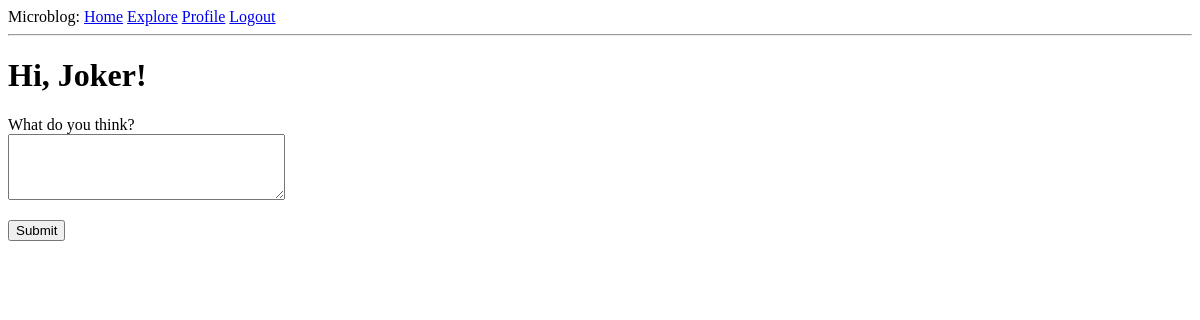
The page /index (signed in) on the database as committed earlier.
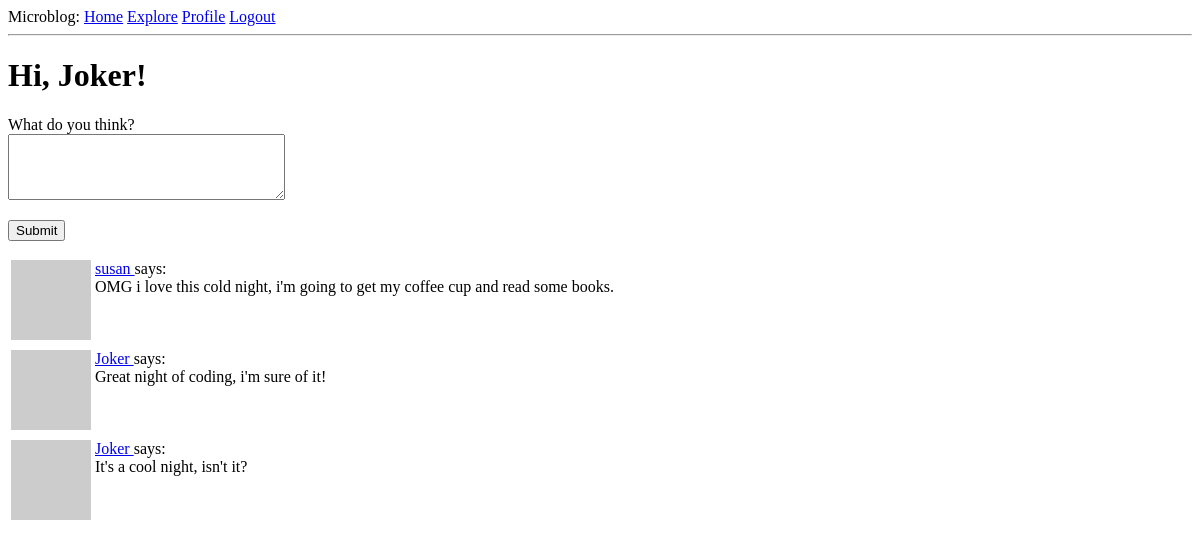
The same page on the database as committed later.
### app/models.py (models this page shows, shortened)
class User(UserMixin, db.Model):
    __tablename__ = "user"
    id = db.Column(db.Integer, primary_key=True)
    username = db.Column(db.String(64), index=True, unique=True)
    email = db.Column(db.String(120), index=True, unique=True)
    password_hash = db.Column(db.String(128))
    posts = db.relationship('Post', backref='author', lazy='dynamic')
    about_me = db.Column(db.String(140))
    last_seen = db.Column(db.DateTime, default=datetime.utcnow)
    followed = db.relationship(
        'User', secondary=followers,
        primaryjoin=(followers.c.follower_id == id),
        secondaryjoin=(followers.c.followed_id == id),
        backref=db.backref('followers', lazy='dynamic'), lazy='dynamic'
    )
    @login.user_loader
    def load_user(id):
        return User.query.get(int(id))
    def avatar(self, size):
        digest = md5(self.email.lower().encode('utf-8')).hexdigest()
        return 'https://www.gravatar.com/avatar/{}?d=identicon&s={}'.format(digest, size)
    def followed_posts(self):
        followed = Post.query.join(
            followers, (followers.c.followed_id == Post.user_id)).filter(
                followers.c.follower_id == self.id)
        own = Post.query.filter_by(user_id=self.id)
        return followed.union(own).order_by(Post.timestamp.desc())

class Post(db.Model):
    __tablenme__ = "post"
    id = db.Column(db.Integer, primary_key=True)
    body = db.Column(db.String(140))
    timestamp = db.Column(db.DateTime, index=True, default=datetime.utcnow)
    user_id = db.Column(db.Integer, db.ForeignKey('user.id'))

### app/routes.py (the view)
@app.route('/', methods=['GET', 'POST'])
@app.route('/index', methods=['GET', 'POST'])
@login_required
def index():
    form = PostForm()
    if form.validate_on_submit():
        post = Post(body=form.post.data, author=current_user)
        db.session.add(post)
        db.session.commit()
        flash('Your post is now live!')
        return redirect(url_for('index'))
    page = request.args.get('page', 1, type=int)
    posts = current_user.followed_posts().paginate(
        page, app.config['POSTS_PER_PAGE'], False)
    next_url = url_for('index', page=posts.next_num) \
        if posts.has_next else None
    prev_url = url_for('index', page=posts.prev_num) \
        if posts.has_prev else None
    return render_template('index.html', title='Home', form=form,
                            posts=posts.items, next_url=next_url,
                            prev_url=prev_url)

### app/forms.py
class PostForm(FlaskForm):
    post = TextAreaField('What do you think?', validators=[
        DataRequired(), Length(min=1, max=140)])
    submit = SubmitField('Submit')

### app/routes.py (called while the page is built)
@app.before_request
def before_request():
    if current_user.is_authenticated:
        current_user.last_seen = datetime.utcnow()
        db.session.commit()

### app/templates/index.html (shortened to what this page needs)
{% extends "layout.html" %}
{% block content %}
        <h1>Hi, {{ current_user.username }}!</h1>
        {% if form %}
        <form action="" method="post">
            <p>
                {{ form.post.label }} <br/>
                {{ form.post(cols=32, rows=4) }} <br/>
            </p>
            <p>{{ form.submit() }}</p>
        </form>
        {% endif %}
        {% for post in posts %}
            {% include '_post.html' %}
        {% endfor %}
{% endblock %}

### app/templates/layout.html (shortened to what this page needs)
<!DOCTYPE html>
<html>
    <head>
    </head>
    <body>
        <div>
            Microblog:
            <a href="{{ url_for('index') }}">Home</a>
            <a href="{{ url_for('explore') }}">Explore</a>
            {% if current_user.is_anonymous %}
            <a href="{{ url_for('login') }}">Login</a>
            {% else %}
            <a href="{{ url_for('user', username=current_user.username)  }}">Profile</a>
            <a href="{{ url_for('logout') }}">Logout</a>
            {% endif %}
        </div>
        <hr>
        {% block content %}{% endblock %}
    </body>
</html>

### app/templates/_post.html
<table>
    <tr valign="top">
        <td><img src="{{ post.author.avatar(36) }}"></td>
        <td>
            <a href="{{ url_for('user', username=post.author.username) }}">
                {{ post.author.username }}
            </a>
            says:<br>{{ post.body }}
        </td>
    </tr>
</table>

Rows that differ between the two databases and show on the page:
added Post: author.username "susan", body "OMG i love this cold night, i'm going to get my coffee cup and read some books."
added Post: author.username "Joker", body "Great night of coding, i'm sure of it!"
added Post: author.username "Joker", body "It's a cool night, isn't it?"
